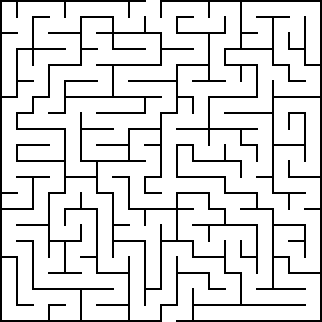
#> input picture алгоритм поиска в ширину и глубину лабиринт/task_1/20 by 20 orthogonal maze.png, 322 x 322 px; its folder holds only this picture in this run
$ jupyter execute task_dfs.ipynb   (shell and % lines are left out)
#> lines starting #> are read from the running program, lines starting #| are printed output that depends on the picture; after the words box and inside, x2 and y2 are one past the last pixel; in counts of white or black regions, pixels touching at a corner belong together
Задание. Найти выходж из лабиринта при помощи алгоритмов DFS и BFS. Картинки в папке task1.

Cравнить время выполнения и пути при помощи DFS и BFS

[cell 1]
import numpy as np
import cv2
from PIL import Image
from pathlib import Path
import time

from collections import deque

import matplotlib.pyplot as plt

[cell 2]
def plot_maze_path(img, path):
    img = img.copy()
    if img.ndim != 3:
        img = cv2.cvtColor(img, cv2.COLOR_GRAY2RGB)


    img = img.copy()
    for point in path:
        cv2.circle(img , point, 1, (255, 0, 0), -1)

    for i in range(len(path ) - 1):
        cv2.line(img, path[i], path[i+1], (255, 0, 0), 1)

    return img

[cell 3]
def plot_one_image(image: np.ndarray):
    """
    Отобразить изображение с помощью matplotlib.
    Вспомогательная функция.

    :param image: изображение для отображения
    :return: None
    """
    plt.figure(figsize=(8, 7))
    if len(image.shape) == 2:
        plt.imshow(image, cmap='gray')
    else:
        plt.imshow(image)

    plt.axis('off')
    plt.show()

[cell 4]
def get_start_end_point(grid):
    """
    Найти координаты старта и выхода (x, y).

    :param grid: матрица лабиринта для анализа
    """
    # Поиск будем вести на границах изображения лабиринта, представив его
    # как двумерный массив, где:
    # - 0 (чёрный) - стена
    # - 255 (белый) - проход

    # Получаем размеры изображения в пикселях
    h, w = grid.shape

    # Список для хранения найденных точек входа и выхода
    points = []

    # Сканируем верхнюю и нижнюю границы (двигаемся по оси X слева направо)
    for x in range(w):
        # Если пиксель на самом верху светлый, считаем его проходом
        if grid[0, x] > 128:
            points.append((x, 0))
            # break

        # Если пиксель в самом низу светлый, тоже считаем его проходом
        if grid[h-1, x] > 128:
            points.append((x, h-1))
            # break

    # Сканируем левую и правую границы (двигаемся по оси Y сверху вниз)
    for y in range(h):
        # Проверяем левую границу (x = 0)
        if grid[y, 0] > 128:
            points.append((0, y))
            # break

        # Проверяем правую границу (x = w-1)
        if grid[y, w-1] > 128:
            points.append((w-1, y))
            # break

    # Если мы нашли как минимум 2 точки (вход и выход)
    if len(set(points)) >= 2:
        start_point = points[0]
        end_point = points[-1]
        return start_point, end_point

    # Если лабиринт закрыт со всех сторон, возвращаем пару None
    return None, None

[cell 5]
def _search_path(grid, start, end, method='bfs'):
    """
    Логика обхода графа.
    """
    h, w = grid.shape

    # Выбор структуры данных в зависимости от алгоритма:
    #
    # Для BFS требуется очередь, представим её в виде дека, для эффективности
    # при удалении первого элемента
    # Для DFS требуется стек, который можно представить обычным списком
    structure = deque([start]) if method == 'bfs' else [start]

    # Множество, хранящее координаты уже пройденных точек
    visited = {start}

    # Словарь, хранящий историю шагов (для последующего восстановления пути)
    parent = {start: None}

    # Возможные шаги
    directions = [
        (0, -1),    # влево
        (1, 0),     # вправо
        (0, 1),     # вниз
        (-1, 0),    # вверх
    ]

    # Пока в структуре есть точки для проверки
    while structure:
        # Получаем следующую точку

        # При BFS берём самую старую, идя равномерно во все сторорны
        # При DFS берем самую новую, идя вглубь до упора
        current = structure.popleft() if method == 'bfs' else structure.pop()

        # Если достигли выхода - останавливаем поиск
        if current == end: break

        # Распаковываем текущие координаты
        x, y = current

        # Пробуем совершить шаг в каждую из 4 сторон
        for dx, dy in directions:
            nx, ny = x + dx, y + dy

            # Проверка 1: Совершён ли выход за границы изображения?
            if 0 <= nx < w and 0 <= ny < h:
                # Проверка 2: Является ли пиксель светлым (проходом)?
                # Проверка 3: Является ли пиксель посещённым?
                if grid[ny, nx] > 128 and (nx, ny) not in visited:
                    # Помечаем клетку как посещённую
                    visited.add((nx, ny))
                    # Запоминаем, что в (nx, ny) мы пришли из текущей клетки
                    parent[(nx, ny)] = current
                    # Добавляем новую клетку в структуру данных для
                    # дальнейшей проверки
                    structure.append((nx, ny))

    # Восстанавливаем путь от конца к началу
    path = []
    curr = end

    # Если финищ есть в словаре parent, значит мы смогли дойти до него
    if curr in parent:
        while curr is not None:
            # Добавляем клетку в итоговый маршрут
            path.append(curr)
            # Смотрим, откуда в неё пришли, и делаем шаг назад
            curr = parent[curr]

        # Разворачиваем путь, чтобы он шёл от старта к финишу
        path.reverse()

    return path

[cell 6]
def find_way_from_maze(image: np.ndarray, method='bfs'):
    """
    Найти путь через лабиринт.

    :param image: изображение лабиринта
    :return: координаты пути из лабиринта в виде (x, y), где x и y - это массивы координат
    """
    start, end = get_start_end_point(image)

    # Валидация лабиринта
    if start is None or end is None:
        print("Не удалось найти вход или выход на границаз изображения.")
        return []

    # Используем функцию поиска для получения пути
    path = _search_path(image, start, end, method)

    return path

[cell 7]
# Получаем все файлы с лабиринтами
images = [str(f) for f in Path('task_1').glob('*.png')]

i = -1
image = cv2.imread(images[i], cv2.IMREAD_GRAYSCALE)
#> image: shape (322, 322); 86.4% white; black in thin lines or dots
test_image = cv2.imread(images[i])
#> test_image is the input picture: shape (322, 322, 3); 86.4% white; black in thin lines or dots

print(images)

for img in images:
    image = cv2.imread(img, cv2.IMREAD_GRAYSCALE)

    # Проверка алгоритма DFS:
    start_time = time.time()
    path = find_way_from_maze(image, method='dfs')
#> after the loop in get_start_end_point, `for x in range(w):`: points = 28 pairs, first value 146 to 175, second value 0 to 321
#> in get_start_end_point, `start_point = points[0]`: start_point = (146, 0)
#> in get_start_end_point, `end_point = points[-1]`: end_point = (175, 321)
#> in find_way_from_maze, `start, end = get_start_end_point(image)`: start = (146, 0); end = (175, 321)
#> in _search_path, `structure = deque([start]) if method == 'bfs' else [start]`: structure = [(146, 0)]
#> in _search_path, `visited = {start}`: visited = 1 item
#> the loop in _search_path, `while structure:` made 67999 passes
#> (x, y) on passes 1 to 3: (146, 0), (146, 1), (146, 2)
#> after the loop in _search_path, `while structure:`: parent = 73861 items; structure = 5862 pairs, first value 2 to 227, second value 0 to 320; visited = 73861 items
#> in _search_path, `curr = end`: curr = (175, 321)
#> the loop in _search_path, `while curr is not None:` made 6109 passes
#> curr on passes 1 to 3: (174, 321), (173, 321), (172, 321)
#> after the loop in _search_path, `while curr is not None:`: path = 6109 pairs, first value 2 to 226, second value 0 to 321
    end_time = time.time()
    print('Время поиска с помощью DFS: ', end_time - start_time)

    new_image = plot_maze_path(image, path)
#> the loop in plot_maze_path, `for point in path:` made 6109 passes
#> after the loop in plot_maze_path, `for point in path:`:
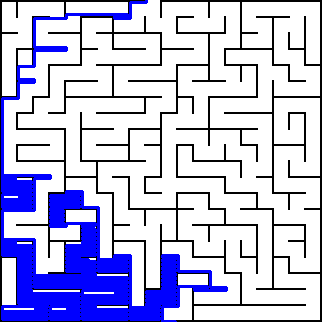
#> img: shape (322, 322, 3); 13.39% of pixels changed, all inside (x1, y1, x2, y2) = (1, 0, 228, 322)
    plot_one_image(new_image)

    print(path)
#> (printed output is left out)

    # Проверка алгоритма BFS:
    start_time = time.time()
    path = find_way_from_maze(image)
#> the loop in _search_path (call 2), `while structure:` made 89524 passes
#> (x, y) on passes 1 to 3: (146, 0), (147, 0), (146, 1)
#> the loop in _search_path (call 2), `while curr is not None:` made 1159 passes
#> curr on passes 1 to 3: (175, 320), (175, 319), (176, 319)
#> path = 1159 pairs, first value 15 to 226, second value 0 to 321
    end_time = time.time()

    print('Время поиска с помощью BFS: ', end_time - start_time)

    new_image = plot_maze_path(image, path)
#> the loop in plot_maze_path (call 2), `for point in path:` made 1159 passes
#> after the loop in plot_maze_path (call 2), `for point in path:`:
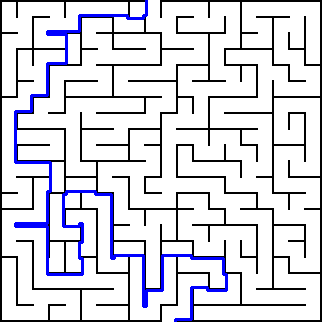
#> img: shape (322, 322, 3); 3.3% of pixels changed, all inside (x1, y1, x2, y2) = (14, 0, 228, 322)
    plot_one_image(new_image)

    print(path)

$ run again, on алгоритм поиска в ширину и глубину лабиринт/task_1/30 by 30 orthogonal maze.png
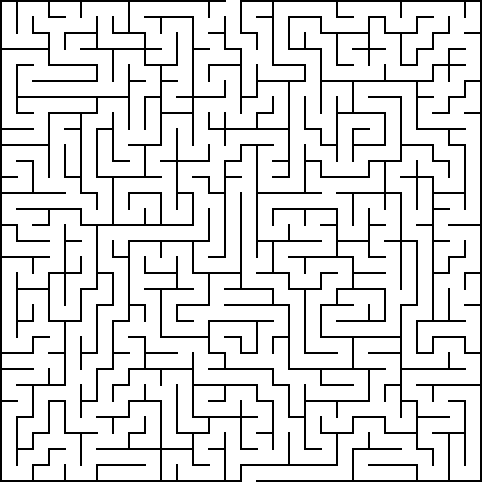
#> input picture алгоритм поиска в ширину и глубину лабиринт/task_1/30 by 30 orthogonal maze.png, 482 x 482 px
#> image: shape (482, 482); 86.8% white; black in thin lines or dots
#> test_image is the input picture: shape (482, 482, 3); 86.8% white; black in thin lines or dots
#> after the loop in get_start_end_point, `for x in range(w):`: points = 28 pairs, first value 226 to 255, second value 0 to 481
#> start_point = (226, 0)
#> end_point = (255, 481)
#> start = (226, 0); end = (255, 481)
#> in _search_path, `structure = deque([start]) if method == 'bfs' else [start]`: structure = [(226, 0)]
#> in _search_path, `visited = {start}`: visited = 1 item
#> the loop in _search_path, `while structure:` made 88185 passes
#> (x, y) on passes 1 to 3: (226, 0), (226, 1), (226, 2)
#> after the loop in _search_path, `while structure:`: parent = 99817 items; structure = 11632 pairs, first value 19 to 467, second value 0 to 480; visited = 99817 items
#> in _search_path, `curr = end`: curr = (255, 481)
#> the loop in _search_path, `while curr is not None:` made 12287 passes
#> curr on passes 1 to 3: (254, 481), (253, 481), (252, 481)
#> after the loop in _search_path, `while curr is not None:`: path = 12287 pairs, first value 18 to 466, second value 0 to 481
#> the loop in plot_maze_path, `for point in path:` made 12287 passes
#> after the loop in plot_maze_path, `for point in path:`:
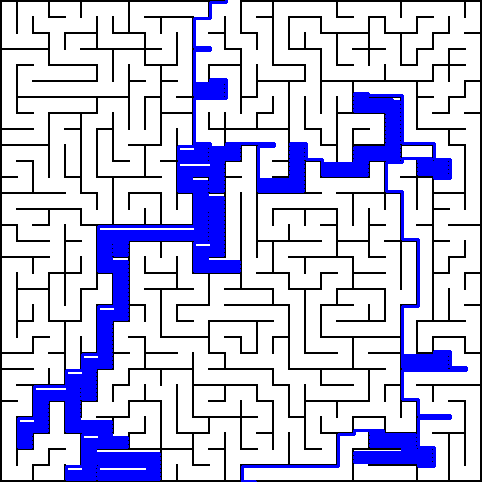
#> img: shape (482, 482, 3); 11.87% of pixels changed, all inside (x1, y1, x2, y2) = (17, 0, 468, 482)
#> (printed output is left out)
#> the loop in _search_path (call 2), `while structure:` made 187639 passes
#> (x, y) on passes 1 to 3: (226, 0), (227, 0), (226, 1)
#> the loop in _search_path (call 2), `while curr is not None:` made 1573 passes
#> curr on passes 1 to 3: (255, 480), (255, 479), (256, 479)
#> `path = find_way_from_maze(image)`: path = 1573 pairs, first value 207 to 466, second value 0 to 481
#> the loop in plot_maze_path (call 2), `for point in path:` made 1573 passes
#> after the loop in plot_maze_path (call 2), `for point in path:`:
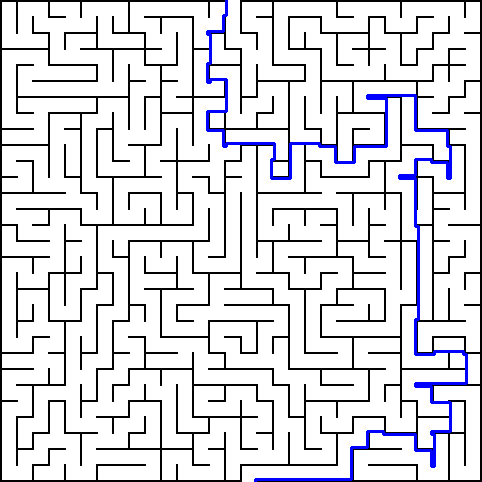
#> img: shape (482, 482, 3); 2% of pixels changed, all inside (x1, y1, x2, y2) = (206, 0, 468, 482)

$ run again, on алгоритм поиска в ширину и глубину лабиринт/task_1/20 by 22 orthogonal maze.png
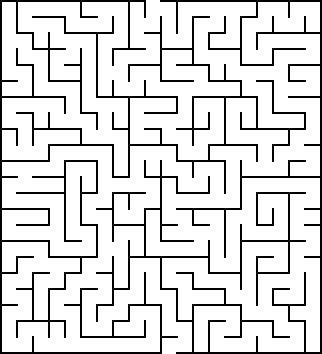
#> input picture алгоритм поиска в ширину и глубину лабиринт/task_1/20 by 22 orthogonal maze.png, 322 x 354 px
#> image: shape (354, 322); 86.5% white; black in thin lines or dots
#> test_image is the input picture: shape (354, 322, 3); 86.5% white; black in thin lines or dots
#> after the loop in get_start_end_point, `for x in range(w):`: points = 28 pairs, first value 146 to 175, second value 0 to 353
#> start_point = (146, 0)
#> end_point = (175, 353)
#> start = (146, 0); end = (175, 353)
#> in _search_path, `structure = deque([start]) if method == 'bfs' else [start]`: structure = [(146, 0)]
#> in _search_path, `visited = {start}`: visited = 1 item
#> the loop in _search_path, `while structure:` made 51295 passes
#> (x, y) on passes 1 to 3: (146, 0), (146, 1), (146, 2)
#> after the loop in _search_path, `while structure:`: parent = 57135 items; structure = 5840 pairs, first value 34 to 307, second value 0 to 352; visited = 57135 items
#> in _search_path, `curr = end`: curr = (175, 353)
#> the loop in _search_path, `while curr is not None:` made 6055 passes
#> curr on passes 1 to 3: (174, 353), (173, 353), (172, 353)
#> after the loop in _search_path, `while curr is not None:`: path = 6055 pairs, first value 34 to 306, second value 0 to 353
#> the loop in plot_maze_path, `for point in path:` made 6055 passes
#> after the loop in plot_maze_path, `for point in path:`:
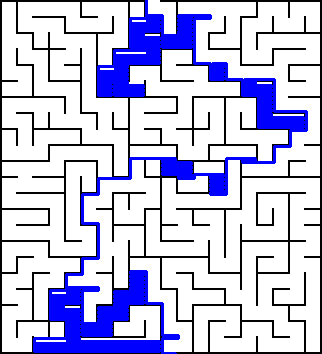
#> img: shape (354, 322, 3); 12.1% of pixels changed, all inside (x1, y1, x2, y2) = (33, 0, 308, 354)
#> (printed output is left out)
#> the loop in _search_path (call 2), `while structure:` made 91501 passes
#> (x, y) on passes 1 to 3: (146, 0), (147, 0), (146, 1)
#> the loop in _search_path (call 2), `while curr is not None:` made 1051 passes
#> curr on passes 1 to 3: (175, 352), (175, 351), (176, 351)
#> `path = find_way_from_maze(image)`: path = 1051 pairs, first value 95 to 306, second value 0 to 353
#> the loop in plot_maze_path (call 2), `for point in path:` made 1051 passes
#> point on passes 1 to 3: (146, 0), (147, 0), (148, 0)
#> after the loop in plot_maze_path (call 2), `for point in path:`:
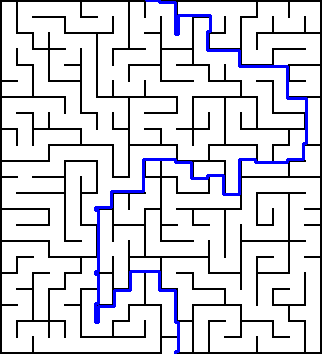
#> img: shape (354, 322, 3); 2.7% of pixels changed, all inside (x1, y1, x2, y2) = (94, 0, 308, 354)

$ run again, on алгоритм поиска в ширину и глубину лабиринт/task_1/25 by 22 orthogonal maze.png
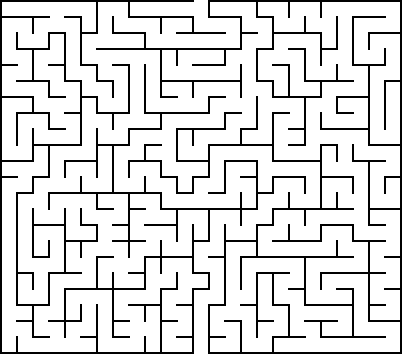
#> input picture алгоритм поиска в ширину и глубину лабиринт/task_1/25 by 22 orthogonal maze.png, 402 x 354 px
#> image: shape (354, 402); 86.6% white; black in thin lines or dots
#> test_image is the input picture: shape (354, 402, 3); 86.6% white; black in thin lines or dots
#> after the loop in get_start_end_point, `for x in range(w):`: points = 28 pairs, first value 194 to 207, second value 0 to 353
#> start_point = (194, 0)
#> end_point = (207, 353)
#> start = (194, 0); end = (207, 353)
#> in _search_path, `structure = deque([start]) if method == 'bfs' else [start]`: structure = [(194, 0)]
#> in _search_path, `visited = {start}`: visited = 1 item
#> the loop in _search_path, `while structure:` made 12015 passes
#> (x, y) on passes 1 to 3: (194, 0), (194, 1), (194, 2)
#> after the loop in _search_path, `while structure:`: parent = 16625 items; structure = 4610 pairs, first value 83 to 307, second value 0 to 352; visited = 16625 items
#> in _search_path, `curr = end`: curr = (207, 353)
#> the loop in _search_path, `while curr is not None:` made 4767 passes
#> curr on passes 1 to 3: (206, 353), (205, 353), (204, 353)
#> after the loop in _search_path, `while curr is not None:`: path = 4767 pairs, first value 82 to 306, second value 0 to 353
#> the loop in plot_maze_path, `for point in path:` made 4767 passes
#> after the loop in plot_maze_path, `for point in path:`:
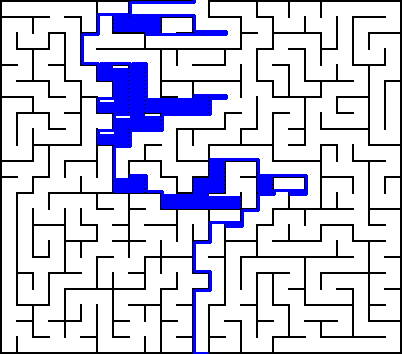
#> img: shape (354, 402, 3); 7.82% of pixels changed, all inside (x1, y1, x2, y2) = (81, 0, 308, 354)
#> (printed output is left out)
#> the loop in _search_path (call 2), `while structure:` made 113485 passes
#> (x, y) on passes 1 to 3: (194, 0), (195, 0), (194, 1)
#> the loop in _search_path (call 2), `while curr is not None:` made 1163 passes
#> curr on passes 1 to 3: (207, 352), (207, 351), (207, 350)
#> `path = find_way_from_maze(image)`: path = 1163 pairs, first value 95 to 306, second value 0 to 353
#> the loop in plot_maze_path (call 2), `for point in path:` made 1163 passes
#> point on passes 1 to 3: (194, 0), (195, 0), (196, 0)
#> after the loop in plot_maze_path (call 2), `for point in path:`:
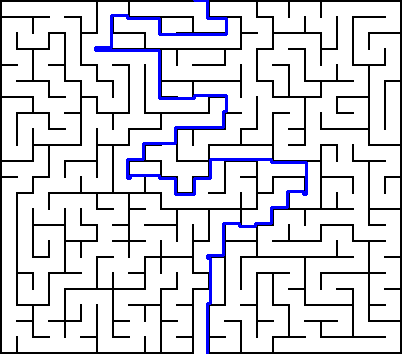
#> img: shape (354, 402, 3); 2.4% of pixels changed, all inside (x1, y1, x2, y2) = (94, 0, 308, 354)

$ run again, on алгоритм поиска в ширину и глубину лабиринт/task_1/30 by 20 orthogonal maze.png
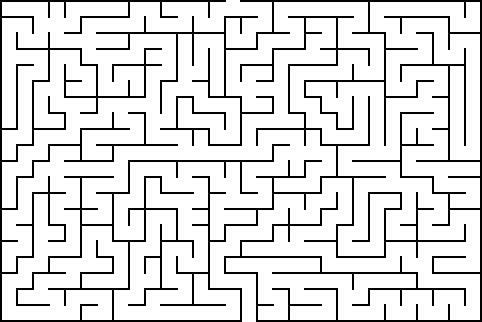
#> input picture алгоритм поиска в ширину и глубину лабиринт/task_1/30 by 20 orthogonal maze.png, 482 x 322 px
#> image: shape (322, 482); 86.6% white; black in thin lines or dots
#> test_image is the input picture: shape (322, 482, 3); 86.6% white; black in thin lines or dots
#> after the loop in get_start_end_point, `for x in range(w):`: points = 28 pairs, first value 226 to 255, second value 0 to 321
#> start_point = (226, 0)
#> end_point = (255, 321)
#> start = (226, 0); end = (255, 321)
#> in _search_path, `structure = deque([start]) if method == 'bfs' else [start]`: structure = [(226, 0)]
#> in _search_path, `visited = {start}`: visited = 1 item
#> the loop in _search_path, `while structure:` made 67484 passes
#> (x, y) on passes 1 to 3: (226, 0), (226, 1), (226, 2)
#> after the loop in _search_path, `while structure:`: parent = 83113 items; structure = 15629 pairs, first value 3 to 467, second value 0 to 320; visited = 83113 items
#> in _search_path, `curr = end`: curr = (255, 321)
#> the loop in _search_path, `while curr is not None:` made 16339 passes
#> curr on passes 1 to 3: (254, 321), (253, 321), (252, 321)
#> after the loop in _search_path, `while curr is not None:`: path = 16339 pairs, first value 2 to 466, second value 0 to 321
#> the loop in plot_maze_path, `for point in path:` made 16339 passes
#> after the loop in plot_maze_path, `for point in path:`:
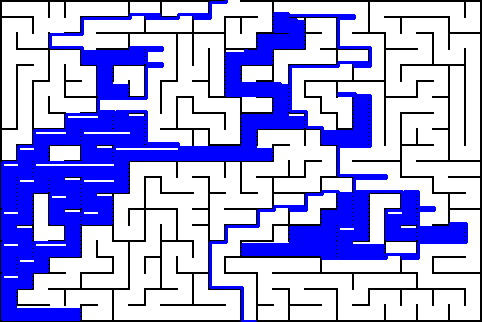
#> img: shape (322, 482, 3); mean B, G, R 228.5, 168.2, 168.2
#> (printed output is left out)
#> the loop in _search_path (call 2), `while structure:` made 134428 passes
#> (x, y) on passes 1 to 3: (226, 0), (227, 0), (226, 1)
#> the loop in _search_path (call 2), `while curr is not None:` made 1943 passes
#> curr on passes 1 to 3: (255, 320), (255, 319), (255, 318)
#> `path = find_way_from_maze(image)`: path = 1943 pairs, first value 95 to 466, second value 0 to 321
#> the loop in plot_maze_path (call 2), `for point in path:` made 1943 passes
#> after the loop in plot_maze_path (call 2), `for point in path:`:
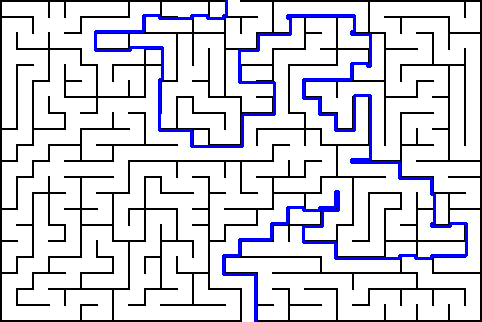
#> img: shape (322, 482, 3); 3.69% of pixels changed, all inside (x1, y1, x2, y2) = (94, 0, 468, 322)
